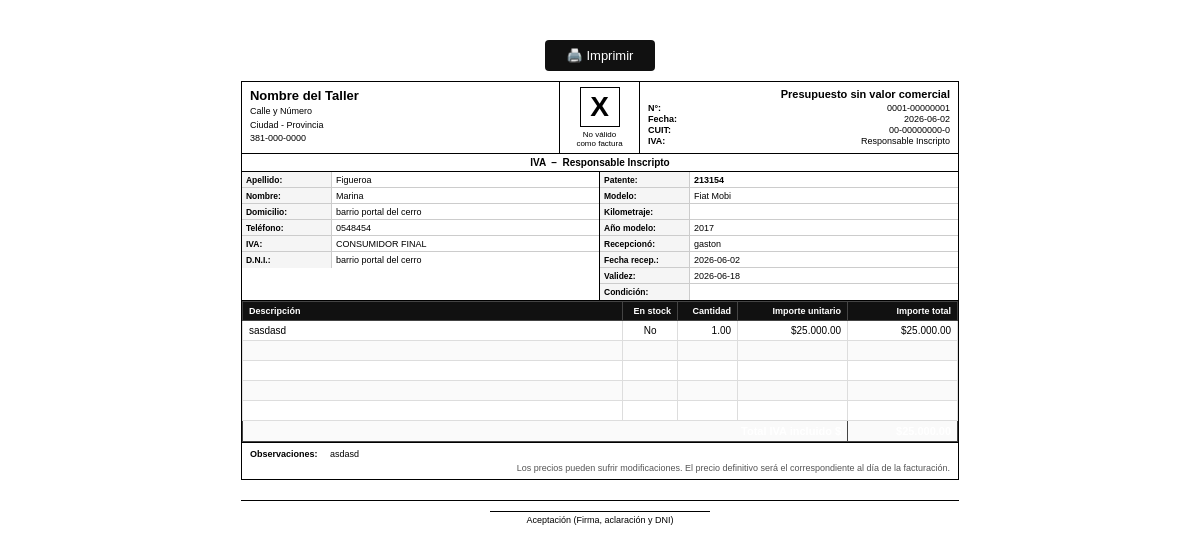
The page /presupuestos/1/imprimir on the database its author committed.
### tables this page shows
CREATE TABLE presupuestos (
            id INTEGER PRIMARY KEY AUTOINCREMENT,
            cliente_id INTEGER NOT NULL,
            vehiculo_id INTEGER,
            fecha DATE NOT NULL,
            valido_hasta DATE,
            descripcion TEXT,
            observaciones TEXT,
            atendido_por TEXT,
            condicion_venta TEXT,
            estado TEXT DEFAULT 'pendiente',
            created_at TIMESTAMP DEFAULT CURRENT_TIMESTAMP,
            FOREIGN KEY (cliente_id) REFERENCES clientes(id),
            FOREIGN KEY (vehiculo_id) REFERENCES vehiculos(id)
        );

CREATE TABLE clientes (
            id INTEGER PRIMARY KEY AUTOINCREMENT,
            nombre TEXT NOT NULL,
            apellido TEXT NOT NULL,
            direccion TEXT,
            telefono TEXT,
            email TEXT,
            dni TEXT,
            created_at TIMESTAMP DEFAULT CURRENT_TIMESTAMP
        );

CREATE TABLE vehiculos (
            id INTEGER PRIMARY KEY AUTOINCREMENT,
            marca TEXT NOT NULL,
            modelo TEXT NOT NULL,
            patente TEXT NOT NULL UNIQUE,
            anio INTEGER,
            motor TEXT,
            vin TEXT,
            color TEXT,
            combustible TEXT,
            cliente_id INTEGER,
            created_at TIMESTAMP DEFAULT CURRENT_TIMESTAMP,
            FOREIGN KEY (cliente_id) REFERENCES clientes(id)
        );

CREATE TABLE presupuesto_items (
            id INTEGER PRIMARY KEY AUTOINCREMENT,
            presupuesto_id INTEGER NOT NULL,
            tipo TEXT NOT NULL,
            descripcion TEXT NOT NULL,
            cantidad REAL DEFAULT 1,
            precio_unitario REAL DEFAULT 0,
            en_stock INTEGER DEFAULT 0,
            FOREIGN KEY (presupuesto_id) REFERENCES presupuestos(id)
        );

### app.py (the view)
@app.route('/presupuestos/<int:id>/imprimir')
def imprimir_presupuesto(id):
    db = get_db()
    p = db.execute('''
        SELECT p.*,
               c.nombre || ' ' || c.apellido AS cliente_nombre,
               c.telefono AS cliente_tel, c.direccion AS cliente_dir,
               v.marca, v.modelo, v.patente, v.anio
        FROM presupuestos p
        JOIN clientes c ON p.cliente_id=c.id
        LEFT JOIN vehiculos v ON p.vehiculo_id=v.id
        WHERE p.id=?
    ''', (id,)).fetchone()
    items = db.execute('SELECT * FROM presupuesto_items WHERE presupuesto_id=? ORDER BY tipo, id', (id,)).fetchall()
    total = sum(i['cantidad'] * i['precio_unitario'] for i in items)
    db.close()
    return render_template('presupuesto_print.html', p=p, items=items, total=total, taller=TALLER)

### app.py (called while the page is built)
@app.before_request
def setup():
    if not hasattr(app, '_db_initialized'):
        init_db()
        app._db_initialized = True

### database.py (called while the page is built)
def get_db():
    conn = sqlite3.connect(DB_PATH)
    conn.row_factory = sqlite3.Row
    return conn

### templates/presupuesto_print.html (shortened to what this page needs)
<!DOCTYPE html>
<html lang="es">
<head>
</head>
<body>
<div class="page">
  <div class="no-print"><button onclick="window.print()">🖨️ Imprimir</button></div>
  <div class="header">
    <div class="h-left">
      <div class="taller-name">{{ taller.nombre }}</div>
      <div class="taller-sub">
        {{ taller.direccion }}<br>
        {{ taller.ciudad }}<br>
        {{ taller.telefono }}
      </div>
    </div>
    <div class="h-mid">
      <div class="x-box">X</div>
      <div style="font-size:8px;text-align:center">No válido<br>como factura</div>
    </div>
    <div class="h-right">
      <div class="doc-title">Presupuesto sin valor comercial</div>
      <div class="doc-row"><span>N°:</span><span>0001-{{ '%08d'|format(p.id) }}</span></div>
      <div class="doc-row"><span>Fecha:</span><span>{{ p.fecha }}</span></div>
      <div class="doc-row"><span>CUIT:</span><span>{{ taller.cuit }}</span></div>
      <div class="doc-row"><span>IVA:</span><span>{{ taller.iva }}</span></div>
    </div>
  </div>
  <div class="iva-bar">IVA &nbsp;–&nbsp; {{ taller.iva }}</div>
  <div class="data-grid">
    <div class="data-col">
      <div class="data-row"><span class="dr-label">Apellido:</span><span class="dr-value">{{ p.cliente_nombre.split(' ')[-1] if p.cliente_nombre else '' }}</span></div>
      <div class="data-row"><span class="dr-label">Nombre:</span><span class="dr-value">{{ p.cliente_nombre.split(' ')[0] if p.cliente_nombre else '' }}</span></div>
      <div class="data-row"><span class="dr-label">Domicilio:</span><span class="dr-value">{{ p.cliente_dir or '' }}</span></div>
      <div class="data-row"><span class="dr-label">Teléfono:</span><span class="dr-value">{{ p.cliente_tel or '' }}</span></div>
      <div class="data-row"><span class="dr-label">IVA:</span><span class="dr-value">CONSUMIDOR FINAL</span></div>
      <div class="data-row"><span class="dr-label">D.N.I.:</span><span class="dr-value">{{ p.cliente_dir or '' }}</span></div>
    </div>
    <div class="data-col">
      <div class="data-row"><span class="dr-label">Patente:</span><span class="dr-value"><strong>{{ p.patente or '' }}</strong></span></div>
      <div class="data-row"><span class="dr-label">Modelo:</span><span class="dr-value">{{ (p.marca or '') + ' ' + (p.modelo or '') }}</span></div>
      <div class="data-row"><span class="dr-label">Kilometraje:</span><span class="dr-value">{{ '' }}</span></div>
      <div class="data-row"><span class="dr-label">Año modelo:</span><span class="dr-value">{{ p.anio or '' }}</span></div>
      <div class="data-row"><span class="dr-label">Recepcionó:</span><span class="dr-value">{{ p.atendido_por or '' }}</span></div>
      <div class="data-row"><span class="dr-label">Fecha recep.:</span><span class="dr-value">{{ p.fecha }}</span></div>
      <div class="data-row"><span class="dr-label">Validez:</span><span class="dr-value">{{ p.valido_hasta or '' }}</span></div>
      <div class="data-row"><span class="dr-label">Condición:</span><span class="dr-value">{{ p.condicion_venta or '' }}</span></div>
    </div>
  </div>
  <div class="items-section">
    <table class="items-table">
      <thead>
        <tr>
          <th>Descripción</th>
          <th class="num" style="width:55px">En stock</th>
          <th class="num" style="width:60px">Cantidad</th>
          <th class="num" style="width:110px">Importe unitario</th>
          <th class="num" style="width:110px">Importe total</th>
        </tr>
      </thead>
      <tbody>
        {% for it in items %}
        <tr>
          <td>{{ it.descripcion }}</td>
          <td class="center">{{ 'Sí' if it.en_stock else 'No' }}</td>
          <td class="num">{{ '{:.2f}'.format(it.cantidad) }}</td>
          <td class="num">${{ '{:,.2f}'.format(it.precio_unitario).replace(',','.') }}</td>
          <td class="num">${{ '{:,.2f}'.format(it.cantidad * it.precio_unitario).replace(',','.') }}</td>
        </tr>
        {% endfor %}
        {% for _ in range([5 - items|length, 1]|max) %}
        <tr><td>&nbsp;</td><td></td><td></td><td></td><td></td></tr>
        {% endfor %}
        <tr class="total-row">
          <td colspan="4" style="text-align:right">Total IVA incluido $</td>
          <td class="num">${{ '{:,.2f}'.format(total).replace(',','.') }}</td>
        </tr>
      </tbody>
    </table>
  </div>
  <div class="bottom-section">
    <div class="obs-row">
      <span class="obs-label">Observaciones:</span>
      <span>{{ p.observaciones or '' }}</span>
    </div>
    <div style="text-align:right;font-size:9px;color:#555;margin-top:4px">
      Los precios pueden sufrir modificaciones. El precio definitivo será el correspondiente al día de la facturación.
    </div>
  </div>
  <div class="firma-section">
    <div class="firma-line">Aceptación (Firma, aclaración y DNI)</div>
  </div>
</div>
</body>
</html>

### templates/presupuesto_print.html (style rules this page uses)
* { margin:0;padding:0;box-sizing:border-box }
body { font-family:Arial,sans-serif;font-size:10px;color:#000;background:#fff }
.page { width:210mm;margin:0 auto;padding:8mm 10mm }
.header { display:grid;grid-template-columns:1fr 80px 1fr;border:1px solid #000;margin-bottom:0 }
.h-left { padding:6px 8px;border-right:1px solid #000 }
.h-mid { display:flex;flex-direction:column;align-items:center;justify-content:center; border-right:1px solid #000;padding:4px;text-align:center }
.h-right { padding:6px 8px }
.taller-name { font-size:13px;font-weight:bold;margin-bottom:2px }
.taller-sub { font-size:9px;line-height:1.5 }
.x-box { font-size:28px;font-weight:bold;border:1px solid #000; width:40px;height:40px;display:flex;align-items:center;justify-content:center;margin-bottom:3px }
.doc-title { font-size:11px;font-weight:bold;text-align:right;margin-bottom:3px }
.doc-row { display:flex;justify-content:space-between;font-size:9px;margin-bottom:1px }
.doc-row span:first-child { font-weight:bold }
.iva-bar { text-align:center;font-size:10px;font-weight:bold; border:1px solid #000;border-top:none;padding:3px }
.data-grid { border:1px solid #000;border-top:none;display:grid;grid-template-columns:1fr 1fr }
.data-col { border-right:1px solid #000 }
.data-col:last-child { border-right:none }
.data-row { display:grid;grid-template-columns:90px 1fr;border-bottom:1px solid #ccc;min-height:16px }
.data-row:last-child { border-bottom:none }
.dr-label { font-weight:bold;font-size:8.5px;padding:2px 4px;background:#f5f5f5; border-right:1px solid #ccc;display:flex;align-items:center }
.dr-value { font-size:9px;padding:2px 4px;display:flex;align-items:center }
.items-section { border:1px solid #000;border-top:none }
.items-table { width:100%;border-collapse:collapse }
.items-table th { background:#111;color:#fff;font-size:9px;padding:4px 6px; text-align:left;border:1px solid #444 }
.items-table th.num { text-align:right }
.items-table td { font-size:10px;padding:4px 6px;border:1px solid #ddd;min-height:18px }
.items-table td.num { text-align:right }
.items-table td.center { text-align:center }
.items-table tr:nth-child(even) td { background:#fafafa }
.total-row td { background:#111;color:#fff;font-weight:bold;font-size:11px;border-color:#444 }
.bottom-section { border:1px solid #000;border-top:none;padding:6px 8px }
.obs-row { display:grid;grid-template-columns:80px 1fr;margin-bottom:3px;font-size:9px }
.obs-label { font-weight:bold }
.firma-section { margin-top:20px;padding-top:10px;border-top:1px solid #000;text-align:center }
.firma-line { border-top:1px solid #000;padding-top:3px;margin:0 auto;width:220px;font-size:9px }
.no-print { text-align:center;padding:10px }
.no-print button { background:#111;color:#fff;border:none;padding:8px 22px;border-radius:4px;cursor:pointer;font-size:13px }

### rows shown on the page
presupuestos: id "00000001", fecha "2026-06-02", atendido_por "gaston", valido_hasta "2026-06-18", observaciones "asdasd"
clientes: cliente_nombre "Marina", direccion "barrio portal del cerro", telefono "0548454"
vehiculos: patente "213154", marca+modelo "Fiat Mobi", anio "2017"
presupuesto_items: descripcion "sasdasd", en_stock "No", cantidad "1.00", precio_unitario "25.000.00", cantidad+precio_unitario "25.000.00"

### other values the page prints
{{ taller.nombre }} "Nombre del Taller"
{{ taller.direccion }} "Calle y Número"
{{ taller.ciudad }} "Ciudad - Provincia"
{{ taller.telefono }} "381-000-0000"
{{ taller.cuit }} "00-00000000-0"
{{ taller.iva }} "Responsable Inscripto"
{{ p.cliente_nombre.split(' ')[-1] if p.cliente_nombre else '' }} "Figueroa"
